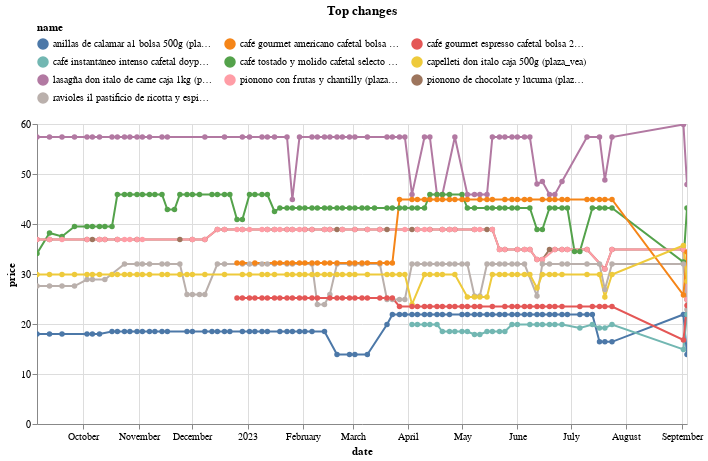

This figure's notebook cell:
### Code cell
top_changes_abs.head(10).pipe(plot_changes, 'Top changes')

### Figure 1 — Vega-Lite specification as saved in the notebook (floating-point values rounded to 4 significant figures; data arrays with more than 128 entries replaced by an {"elided": "..."} marker saying what was removed)
{"config": {"view": {"continuousWidth": 300, "continuousHeight": 300}, "legend": {"columns": 3, "orient": "top"}}, "data": {"name": "data-deca123c377ef0a6ca8283e39f2fbe43"}, "mark": {"type": "line", "point": true}, "encoding": {"color": {"field": "name", "scale": {"domain": ["anillas de calamar a1 bolsa 500g (plaza_vea)", "café gourmet americano cafetal bolsa 450g (plaza_vea)", "café gourmet espresso cafetal bolsa 200g (plaza_vea)", "café instantáneo intenso cafetal doypack 90g (plaza_vea)", "café tostado y molido cafetal selecto bolsa 900g (plaza_vea)", "capelleti don italo caja 500g (plaza_vea)", "lasagña don italo de carne caja 1kg (plaza_vea)", "pionono con frutas y chantilly (plaza_vea)", "pionono de chocolate y lúcuma (plaza_vea)", "ravioles il pastificio de ricotta y espinaca bandeja 500g (plaza_vea)"]}, "type": "nominal"}, "tooltip": [{"field": "name", "type": "nominal"}, {"field": "price", "type": "quantitative"}, {"field": "last_price", "type": "quantitative"}], "x": {"field": "date", "type": "temporal"}, "y": {"field": "price", "type": "quantitative"}}, "params": [{"name": "param_7", "select": {"type": "point", "fields": ["name"]}, "bind": "legend"}, {"name": "param_8", "select": {"type": "interval", "encodings": ["x", "y"]}, "bind": "scales"}], "title": "Top changes", "transform": [{"filter": {"param": "param_7"}}], "width": 650, "$schema": "https://vega.github.io/schema/vega-lite/v5.14.1.json", "datasets": {"data-deca123c377ef0a6ca8283e39f2fbe43": {"elided": "619 records"}}}
